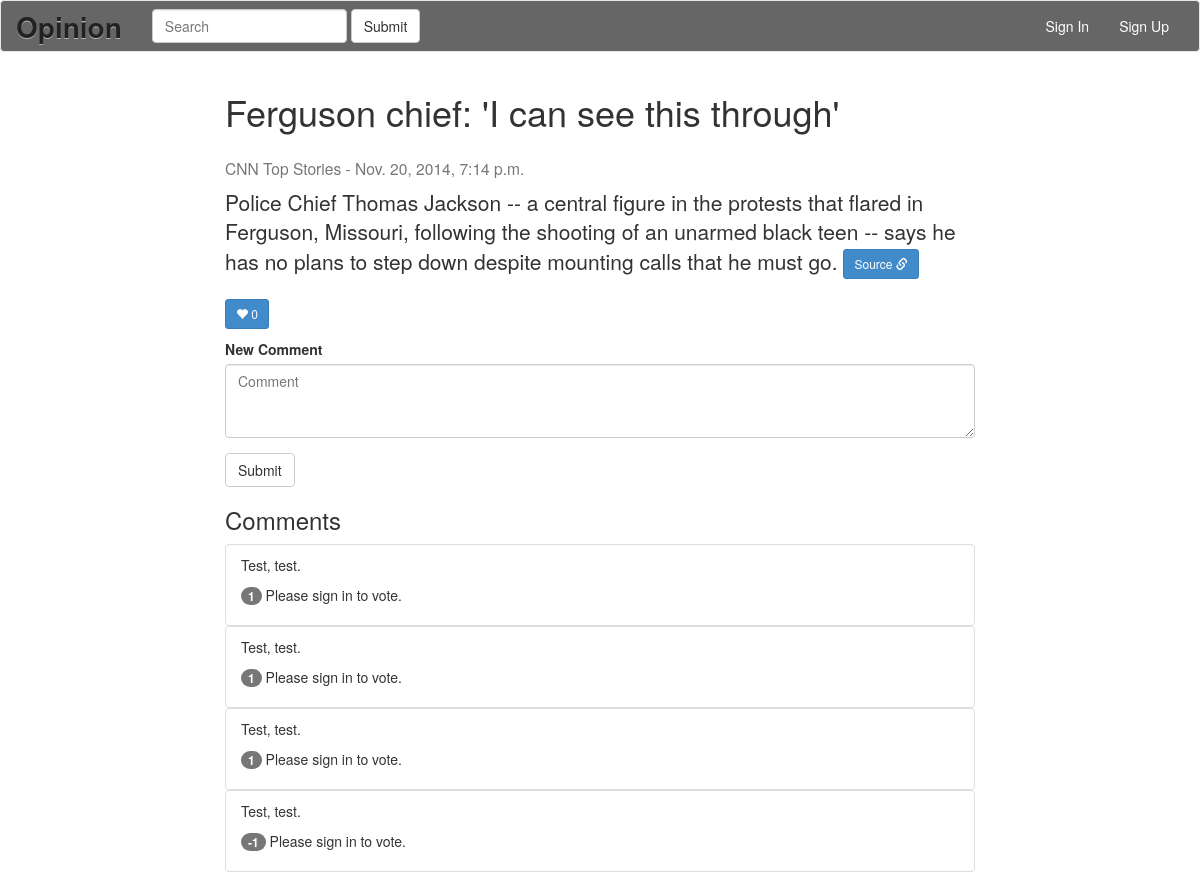
Screenshot of /topic_id=3/ with the database file from the repository.
### appopinion/models.py (models this page shows)
class Topic(models.Model):
    title = models.CharField(max_length=255)
    date = models.DateTimeField('date published')
    content = models.TextField()
    url = models.CharField(max_length=255)
    source = models.CharField(max_length=255)
    likecount = models.BigIntegerField(default=0)

class Comment(models.Model):
    content = models.TextField()
    parent = models.ForeignKey(Topic)
    date = models.DateTimeField('date published')
    vote = models.BigIntegerField(default=0)

### appopinion/views.py (the view)
# urls.py: url(r'^topic_id=(?P<topic_id>[0-9]+)/$', views.topic_detail, name='topic_detail'),
def topic_detail(request, topic_id):
    topic = Topic.objects.get(pk=topic_id)
    try:
        comment_text = request.POST['content']
        if comment_text != '':
            if not request.user.is_authenticated():
                return HttpResponseRedirect(
                            reverse('appopinion:signin') +
                            '?next=%s' % request.path)
            new_comment = Comment(
                                  parent_id = topic_id,
                                  content = cgi.escape(comment_text, True),
                                  date = datetime.now(),
                                  )
            new_comment.save()
    except:
        pass
    comment_list = Comment.objects.all().filter(parent_id=topic_id)
    return render(request, 'appopinion/topic_detail.html', {'topic_id':topic_id, 'topic':topic, 'comment_list':comment_list[::-1]})

### appopinion/template/appopinion/topic_detail.html (shortened to what this page needs)
{% extends 'appopinion/base.html' %}
{%  block content %}
<div class="container">
    <div class="row">
		<div class="col-md-8 col-md-offset-2">
			<h1>{{topic.title}}</h1>
			<h3><small>{{topic.source}} - {{topic.date}}</small></h3>
		</div>
		<div class="col-md-8 col-md-offset-2">
			<p class="lead">{{topic.content}} <a class="btn btn-primary btn-sm" href="{{ topic.url }}" role="button">Source <span class="glyphicon glyphicon-link" aria-hidden="true"></span></a>
            </p>
            <p>
              <form action="{% url 'appopinion:like' topic.id %}" method="post">
                <button type="submit" class="btn btn-primary btn-sm">
                    <span class="glyphicon glyphicon-heart" aria-hidden="true"></span>
                    {{topic.likecount}}
                </button>
              </form>
            </p>
        </div>
  	</div>
  	<div class="row">
		<div class="col-md-8 col-md-offset-2">
		<form action="" method="post">
    		<div class="form-group">
    			<label for="content">New Comment</label>
    			<textarea class="form-control" name="content" id="content" placeholder="Comment" ROWS=3></textarea>
  			</div>
    		<button type="submit" class="btn btn-default" >Submit</button>
		</form>
		</div>
  	</div>
  	<div class="row">
  		<div class="col-md-8 col-md-offset-2">
  		<h3>Comments</h3>
  		<ul class="list-group">
  			{% for comment in comment_list %}
			<div class="comments", id="comments">
  			<li class="list-group-item">
              <div>
                <p>{{comment.content}}</p>
                <p>
                  {% if user.is_authenticated %}
                    <a href='#' class='vote' data-commentid='{{comment.id}}' data-up='1'><span class="glyphicon glyphicon-thumbs-up" aria-hidden="true"></span></a>
                    <span class="badge" id="votecount{{comment.id}}">{{comment.vote}}</span>
                    <a href='#' class='vote' data-commentid='{{comment.id}}' data-up='0'><span class="glyphicon glyphicon-thumbs-down" aria-hidden="true"></span></a>
                  {% else %}
                    <span class="badge" id="votecount{{comment.id}}">{{comment.vote}}</span>
                    Please sign in to vote.
                  {% endif %}
                </p>
              </div>
            </li>
			</div>
  			{% endfor %}
		</ul>
		</div>
	</div>
</div>
{% endblock %}

### rows the page displays
Topic: title "Ferguson chief: 'I can see this through'", source "CNN Top Stories", date "Nov. 20, 2014, 7:14 p.m.", content "Police Chief Thomas Jackson -- a central figure in the protests that flared in Ferguson, Missouri, following the shooting of an unarmed black teen -- says he has no plans to step down despite mounting calls that he must go.", likecount "0"
Comment: content "Test, test.", vote "1"
Comment: content "Test, test.", vote "1"
Comment: content "Test, test.", vote "1"
Comment: content "Test, test.", vote "-1"
